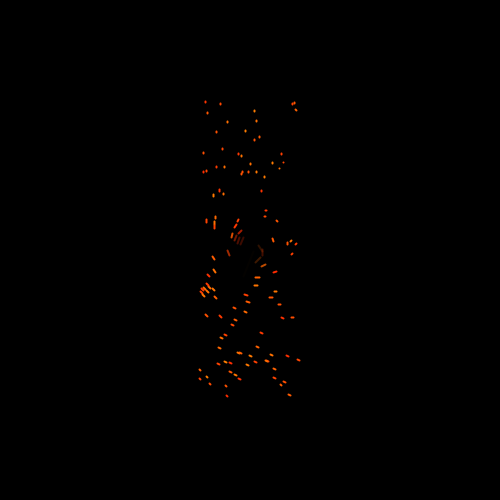
Frame 1 (no input)
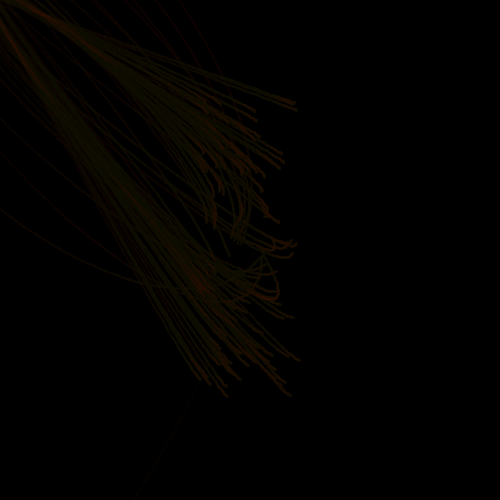
Frame 60 (the mouse pressed at the canvas centre just before this capture)
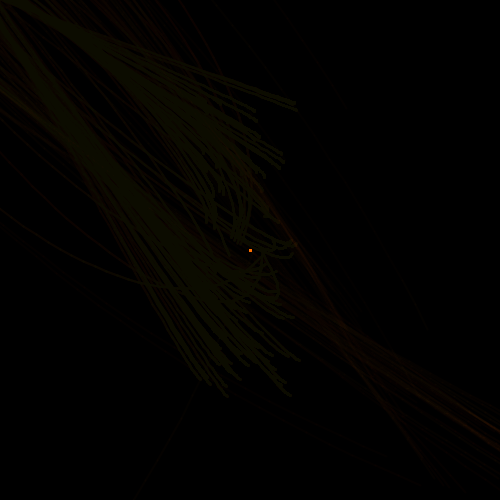
Frame 120 (the mouse held since frame 60 and released just before this capture)

The Processing sketch that drew these frames (run headless with seeded random() and noise(); from frame 60 on, the mouse is pressed at the canvas centre):

// Processing sketch: processing_58446
// ── processing_58446.pde

// Orbiting Particles
// Matthew Pearson 2012

float[][] x0;
float[][] x;
float[][] v;
float[][] a;
color[] c;
float[] colorAngle;
float globalColorAngle = 0;
int n = 120;
int customIndex = 0;

int mouseVX;
int mouseVY;
int mouseX0;
int mouseY0;

void setup() {
  size(500,500);
  //frameRate(5);
  //smooth();
  
  x = new float[n][2];
  x0 = new float[n][2];
  v = new float[n][2];
  a = new float[n][2];
  c = new color[n];
  colorAngle = new float[n];
  
  mouseX0 = 0;
  mouseY0 = 0;
  fill(0);
  noStroke();
  rect(0,0,width,height);
  fill(0,10);
  strokeWeight(2);
  
  for(int i=0;i<n;i++) {
    x[i][0] = int(random(200,width-200));
    x[i][1] = int(random(100,height-100));
    x0[i][0] = x[i][0];
    x0[i][1] = x[i][1];
    
    colorAngle[i] = random(0,20);
    c[i] = color(int(random(10,80)));

    float angle = PI/2+atan2((width/2) - x[i][0],(height/2) - x[i][1]);
    float r = dist(width/2,height/2,x[i][0],x[i][1]);

    if(r==0)
      r = 1;
    float magnitude = random(80,100)/r;
//    if(random(2) > 1)
//      magnitude *= -1;
 
    v[i][0] = magnitude*sin(angle);
    v[i][1] = magnitude*cos(angle);
  }
  
}

void draw() {
  globalColorAngle = 10;
  //globalColorAngle += 1;
  if(globalColorAngle >= 360)
    globalColorAngle = 0;
  mouseVX = mouseX - mouseX0;
  mouseVY = mouseY - mouseY0;
  
  mouseX0 = mouseX;
  mouseY0 = mouseY;
  
  noStroke();
  rect(0,0,width,height);
  for(int i=0;i<n;i++) {
    
    //float r = max(1,dist(width/2,height/2,x[i][0],x[i][1]));
    float r = max(1,dist(mouseX,mouseY,x[i][0],x[i][1]));
    
    int subticks = ceil(constrain(32.0/r,1,32));
    tick(i,subticks);
  }
  
  if(mousePressed) {
    if(customIndex > x.length-1)  
      customIndex = 0;
    
    x[customIndex][0] = mouseX;
    x[customIndex][1] = mouseY;
    x0[customIndex][0] = x[customIndex][0];
    x0[customIndex][1] = x[customIndex][1];
    v[customIndex][0] = mouseVX/5;
    v[customIndex][1] = mouseVY/5;
    
    c[customIndex] = color(0,210,255);
    
    customIndex++;
  }
}

void tick(int index,int subticks) {

  for(int i=0;i<subticks;i++) {
    
    //float d3 = pow(pow((width/2) - x[index][0],2) + pow((height/2) - x[index][1],2),1.5);
    float d3 = pow(pow(mouseX - x[index][0],2) + pow(mouseY - x[index][1],2),0.4);
    
    if(d3==0)
      d3 = 0.1;

    a[index][0] = (.20/subticks)*(mouseX - x[index][0])/d3;
    a[index][1] = (.20/subticks)*(mouseY - x[index][1])/d3;
    //a[index][0] = (500.0/subticks)*((width/2) - x[index][0])/d3;
    //a[index][1] = (500.0/subticks)*((height/2) - x[index][1])/d3;

    v[index][0] += a[index][0];
    v[index][1] += a[index][1];
    
    x[index][0] += v[index][0]/subticks;
    x[index][1] += v[index][1]/subticks;
    
    colorMode(HSB,360,100,100,100);
    float b = pow(v[index][0],2)+pow(v[index][1],2);
    color c1 = color(globalColorAngle+colorAngle[index],100,100,constrain(1200/b,0,100));
    stroke(c1);

    line(x0[index][0],x0[index][1],x[index][0],x[index][1]);
    //point(x[index][0],x[index][1]);
    x0[index][0] = x[index][0];
    x0[index][1] = x[index][1];
  }
}
